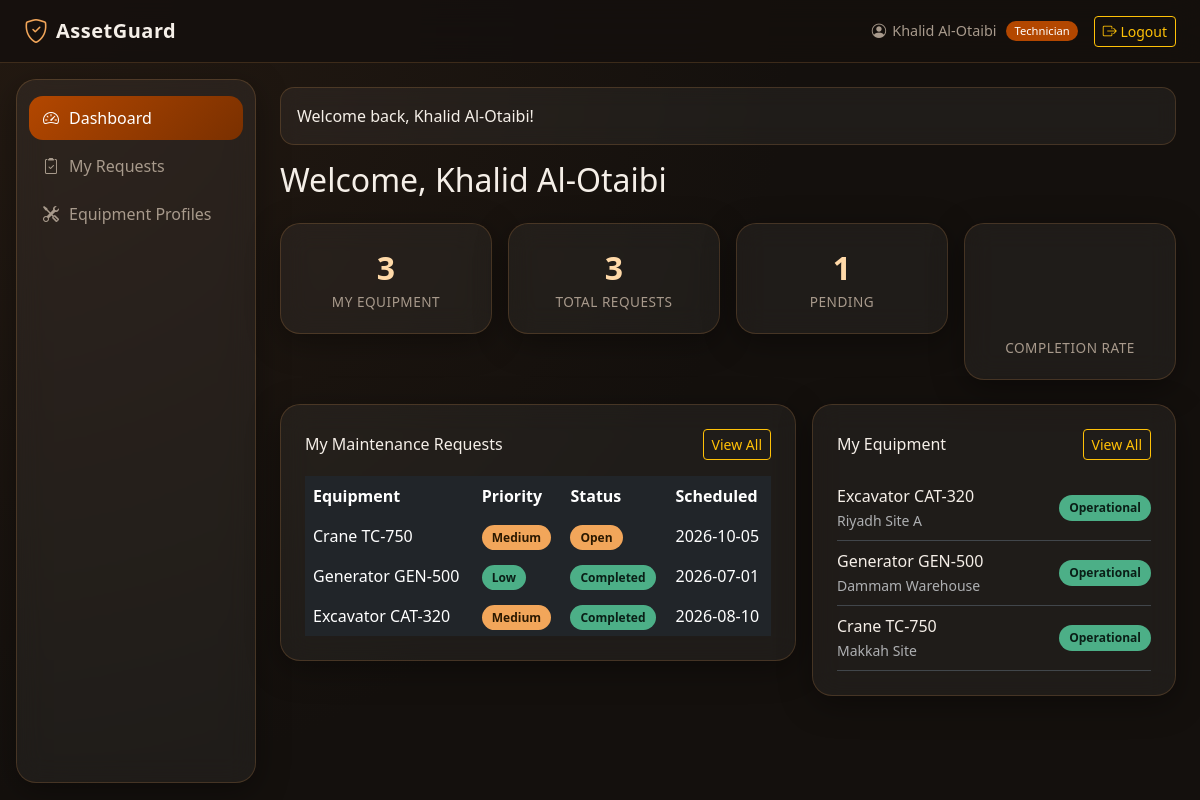
Page /technician/dashboard.php (signed in) on the committed database.
### tables this page shows
CREATE TABLE IF NOT EXISTS maintenance_requests (
    id INT AUTO_INCREMENT PRIMARY KEY,
    equipment_id INT NOT NULL,
    assigned_to INT,
    title VARCHAR(200) NOT NULL,
    description TEXT,
    priority ENUM('Low', 'Medium', 'High') DEFAULT 'Medium',
    status ENUM('Open', 'In Progress', 'Completed') DEFAULT 'Open',
    scheduled_date DATE,
    completed_date DATE,
    created_at TIMESTAMP DEFAULT CURRENT_TIMESTAMP,
    FOREIGN KEY (equipment_id) REFERENCES equipment(id) ON DELETE CASCADE,
    FOREIGN KEY (assigned_to) REFERENCES users(id) ON DELETE SET NULL
);

CREATE TABLE IF NOT EXISTS equipment (
    id INT AUTO_INCREMENT PRIMARY KEY,
    name VARCHAR(200) NOT NULL,
    type VARCHAR(100),
    location VARCHAR(150),
    status ENUM('Operational', 'Under Maintenance', 'Broken', 'Retired') DEFAULT 'Operational',
    risk_level ENUM('Low', 'Medium', 'High') DEFAULT 'Low',
    responsible_id INT,
    purchase_date DATE,
    created_at TIMESTAMP DEFAULT CURRENT_TIMESTAMP,
    FOREIGN KEY (responsible_id) REFERENCES users(id) ON DELETE SET NULL
);

### technician/dashboard.php (the view, shortened to what this page needs)
<?php
require_once __DIR__ . '/../config/database.php';
require_once __DIR__ . '/../includes/functions.php';
$user = getCurrentUser();
$stats = getTechnicianStats($user['id']);
$myRequests = $pdo->prepare("
    SELECT mr.*, e.name AS equipment_name
    FROM maintenance_requests mr
    JOIN equipment e ON mr.equipment_id = e.id
    WHERE mr.assigned_to = ?
    ORDER BY mr.status = 'Open' DESC, mr.priority = 'High' DESC, mr.scheduled_date ASC
    LIMIT 5
");
$myRequests->execute([$user['id']]);
$myRequests = $myRequests->fetchAll();
$myEquipment = $pdo->prepare("SELECT * FROM equipment WHERE responsible_id = ?");
$myEquipment->execute([$user['id']]);
$myEquipment = $myEquipment->fetchAll();
include __DIR__ . '/../includes/header.php';
?>
<h2 class="mb-4">Welcome, <?= htmlspecialchars($user['name']) ?></h2>
<div class="row g-3 mb-4">
    <div class="col-6 col-md-3">
        <div class="glass-panel stat-card">
            <div class="stat-value"><?= $stats['my_equipment'] ?></div>
            <div class="stat-label">My Equipment</div>
        </div>
    </div>
    <div class="col-6 col-md-3">
        <div class="glass-panel stat-card">
            <div class="stat-value"><?= $stats['my_requests'] ?></div>
            <div class="stat-label">Total Requests</div>
        </div>
    </div>
    <div class="col-6 col-md-3">
        <div class="glass-panel stat-card">
            <div class="stat-value"><?= $stats['pending_requests'] ?></div>
            <div class="stat-label">Pending</div>
        </div>
    </div>
    <div class="col-6 col-md-3">
        <div class="glass-panel stat-card d-flex flex-column align-items-center justify-content-center">
            <div id="completionGauge" class="gauge-ring"></div>
            <div class="stat-label mt-1">Completion Rate</div>
        </div>
    </div>
</div>
<div class="row g-3">
    <div class="col-md-7">
        <div class="glass-panel p-4">
            <div class="d-flex justify-content-between align-items-center mb-3">
                <h6 class="mb-0">My Maintenance Requests</h6>
                <a href="my_requests.php" class="btn btn-sm btn-outline-warning">View All</a>
            </div>
            <div class="table-responsive">
                <table class="table table-dark table-borderless align-middle mb-0">
                    <thead>
                        <tr>
                            <th>Equipment</th>
                            <th>Priority</th>
                            <th>Status</th>
                            <th>Scheduled</th>
                        </tr>
                    </thead>
                    <tbody>
                        <?php foreach ($myRequests as $req): ?>
                        <tr>
                            <td><?= htmlspecialchars($req['equipment_name']) ?></td>
                            <td><span class="<?= getPriorityBadge($req['priority']) ?>"><?= $req['priority'] ?></span></td>
                            <td><span class="<?= getStatusBadge($req['status']) ?>"><?= $req['status'] ?></span></td>
                            <td><?= formatDate($req['scheduled_date']) ?></td>
                        </tr>
                        <?php endforeach; ?>
                    </tbody>
                </table>
            </div>
        </div>
    </div>
    <div class="col-md-5">
        <div class="glass-panel p-4">
            <div class="d-flex justify-content-between align-items-center mb-3">
                <h6 class="mb-0">My Equipment</h6>
                <a href="equipment_profile.php" class="btn btn-sm btn-outline-warning">View All</a>
            </div>
            <?php foreach ($myEquipment as $eq): ?>
            <div class="d-flex justify-content-between align-items-center py-2 border-bottom border-secondary-subtle">
                <div>
                    <div><?= htmlspecialchars($eq['name']) ?></div>
                    <small class="text-muted"><?= htmlspecialchars($eq['location']) ?></small>
                </div>
                <span class="<?= getStatusBadge($eq['status']) ?>"><?= $eq['status'] ?></span>
            </div>
            <?php endforeach; ?>
        </div>
    </div>
</div>
<?php include __DIR__ . '/../includes/footer.php'; ?>

### assets/style.css (style rules this page uses)
:root { --color-primary: #B34700; --color-primary-dark: #7A3000; --color-accent: #F2A65A; --color-accent-light: #FFD9A8; --color-bg: #14100D; --color-bg-elevated: #1E1712; --color-glass: rgba(255, 255, 255, 0.05); --color-glass-border: rgba(242, 166, 90, 0.18); --color-text: #F5EFE8; --color-text-muted: #A89A8C; --status-good: #4CAF87; --status-warning: #F2A65A; --status-danger: #E4572E; --status-info: #5AA9E6; --status-muted: #6B7280; --radius-md: 14px; --radius-lg: 20px; --transition-fast: 180ms ease; --transition-smooth: 320ms cubic-bezier(0.4, 0, 0.2, 1); }
* { box-sizing: border-box; }
body { background: radial-gradient(circle at top left, #241A12 0%, var(--color-bg) 55%); color: var(--color-text); font-family: 'Segoe UI', system-ui, -apple-system, sans-serif; min-height: 100vh; }
.glass-panel { background: var(--color-glass); border: 1px solid var(--color-glass-border); border-radius: var(--radius-lg); backdrop-filter: blur(14px); -webkit-backdrop-filter: blur(14px); box-shadow: 0 8px 32px rgba(0, 0, 0, 0.35); transition: transform var(--transition-smooth), box-shadow var(--transition-smooth); }
.badge-status-good { background: var(--status-good); color: #0A1F17; }
.badge-status-warning { background: var(--status-warning); color: #2B1900; }
.badge-priority-medium { background: var(--status-warning); color: #2B1900; }
.badge-priority-low { background: var(--status-good); color: #0A1F17; }
[class^="badge-"] { padding: 4px 10px; border-radius: 999px; font-size: 0.75rem; font-weight: 600; }
.gauge-ring { position: relative; width: 90px; height: 90px; }
.stat-card { padding: 20px; text-align: center; }
.stat-value { font-size: 2rem; font-weight: 700; color: var(--color-accent-light); }
.stat-label { color: var(--color-text-muted); font-size: 0.85rem; text-transform: uppercase; letter-spacing: 0.5px; }

### rows in the picture
maintenance_requests: equipment.name "Crane TC-750", priority "Medium", status "Open", scheduled_date "2026-10-05"
maintenance_requests: equipment.name "Generator GEN-500", priority "Low", status "Completed", scheduled_date "2026-07-01"
maintenance_requests: equipment.name "Excavator CAT-320", priority "Medium", status "Completed", scheduled_date "2026-08-10"
equipment: name "Excavator CAT-320", location "Riyadh Site A", status "Operational"
equipment: name "Generator GEN-500", location "Dammam Warehouse", status "Operational"
equipment: name "Crane TC-750", location "Makkah Site", status "Operational"

### other values in the picture
APP_NAME "AssetGuard"
$currentUser['name'] "Khalid Al-Otaibi"
$currentUser['role'] "Technician"
$flash['message'] "Welcome back, Khalid Al-Otaibi!"
$user['name'] "Khalid Al-Otaibi"
$stats['my_equipment'] "3"
$stats['my_requests'] "3"
$stats['pending_requests'] "1"
